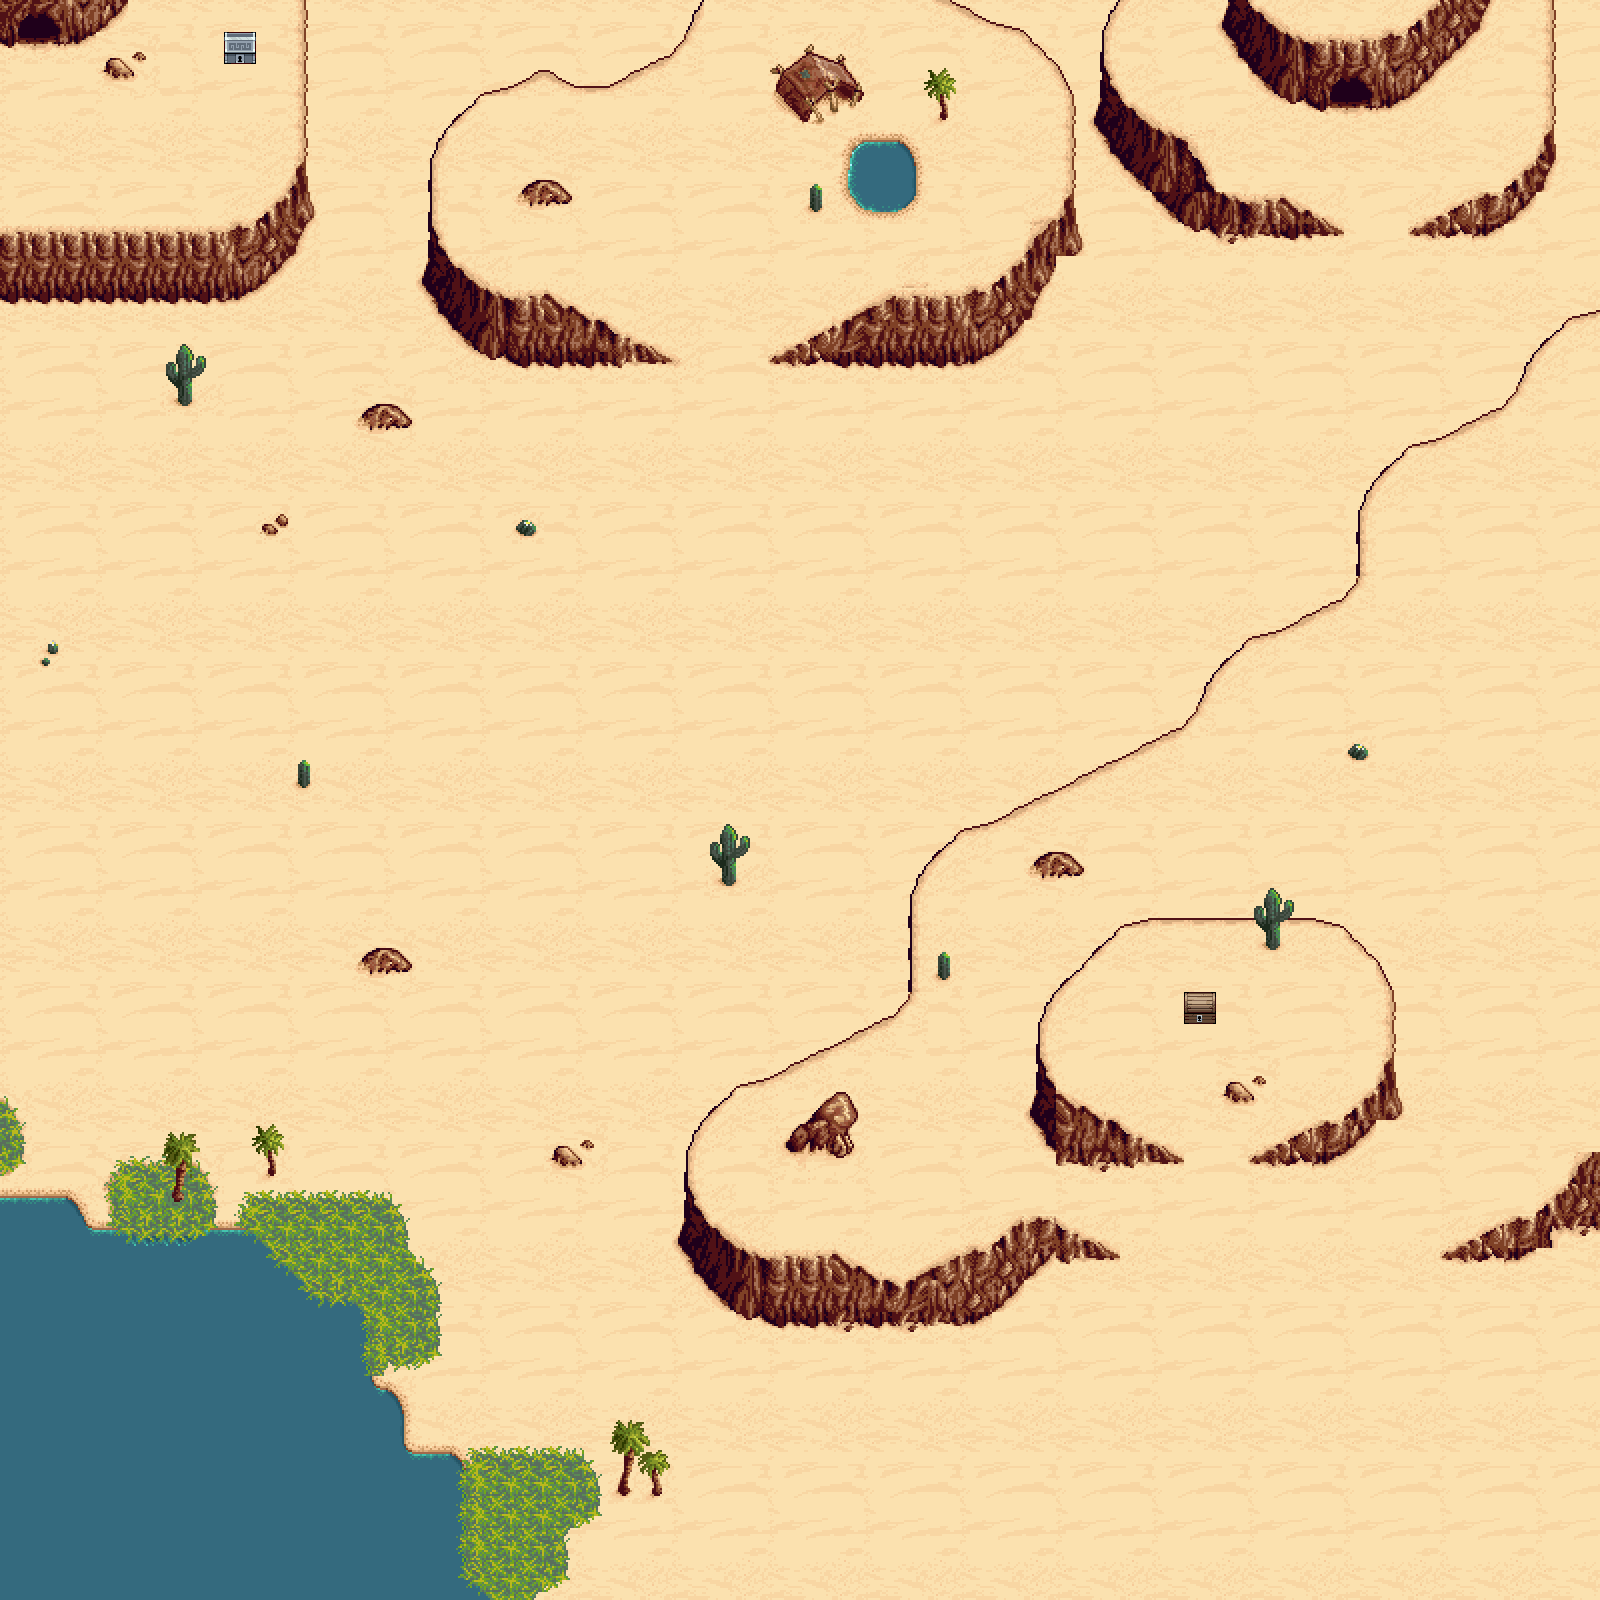

This is a level from a 2D game, rendered from its Tiled map with the project's own tilesets. A one-line summary and the map file follow, with tile-layer data summarised:
An orthogonal 50x50 tile map with 32x32 px tiles, 4 tile layers (Desert- floor, mountains etc, grass, trees), 2 tilesets and 46 objects.

<map version="1.0" orientation="orthogonal" renderorder="right-down" width="50" height="50" tilewidth="32" tileheight="32" nextobjectid="77">
 <tileset firstgid="1" name="Desert" tilewidth="32" tileheight="32" tilecount="312" columns="13">
  <image source="../Textures/desert.png" width="416" height="768" />
 </tileset>
 <tileset firstgid="313" name="Chests" tilewidth="32" tileheight="32" tilecount="15" columns="3">
  <image source="../Textures/chests_32x32.png" width="96" height="160" />
 </tileset>
 <layer name="Desert- floor" width="50" height="50">
  <data>[2500 cells, 2497 non-empty, 17 distinct tile ids]</data>
 </layer>
 <layer name="mountains etc" width="50" height="50">
  <data>[2500 cells, 2421 non-empty, 145 distinct tile ids]</data>
 </layer>
 <layer name="grass" width="50" height="50">
  <data>[2500 cells, 234 non-empty, 113 distinct tile ids]</data>
 </layer>
 <layer name="trees" width="50" height="50">
  <data>[2500 cells, 19 non-empty, 16 distinct tile ids]</data>
 </layer>
 <objectgroup name="collision">
  <object id="19" x="1065" y="1097">
   <polygon points="0,0 116,63 1,68 115,64 113,61" />
  </object>
  <object id="24" x="1358" y="577">
   <polyline points="0,0 -37,32 -99,57 -114,62 -126,76 -144,92 -156,113 -167,139 -187,153 -216,167 -257,186 -309,213 -356,234 -369,244 -394,248 -433,283 -450,313 -450,362 -448,413 -458,427 -502,453 -553,478 -577,491 -594,499 -609,503 -618,506 -628,512 -628,517 -634,519 -637,523 -651,536 -660,546 -663,552 -666,556 -669,565 -672,575 -675,598 -674,625 -676,648 -680,661 -681,670 -674,676 -666,687 -654,708 -629,729 -611,742 -598,737 -582,752 -565,747 -547,751 -537,747 -517,748 -510,753 -497,748 -479,750 -471,748 -455,748 -441,757 -435,749 -386,749 -364,738 -336,712 -304,679 -284,687 -235,682 -321,636 -344,645 -365,662 -391,671 -426,685 -451,700 -457,703 -525,672 -588,677 -629,657 -654,635 -661,621 -670,599 -667,567" />
  </object>
  <object id="26" x="1445" y="1254">
   <polyline points="0,0 8,-5 22,-14 34,-16 53,-29 69,-36 85,-35 95,-46 115,-65 124,-76 132,-93 148,-104 153,-103 153,-25 139,-18 122,-27 108,-25 109,-12 100,-6 83,2 68,8 49,6 46,3 37,8 25,8 10,8 0,2" />
  </object>
  <object id="27" x="1249" y="1159">
   <polyline points="0,0 17,-11 32,-16 55,-28 75,-38 88,-37 108,-57 124,-70 132,-84 137,-101 144,-105 144,-120 142,-170 125,-201 118,-206 108,-218 99,-222 92,-232 53,-241 -5,-241 -94,-241 -107,-240 -122,-234 -206,-152 -208,-142 -212,-122 -209,-99 -199,-77 -187,-64" />
  </object>
  <object id="28" x="1036" y="1039">
   <polyline points="0,0 -1,32 -1,49 -4,67 -7,73 -7,81 0,84 15,108 22,117 19,124" />
  </object>
  <object id="29" x="1360" y="572">
   <polyline points="0,0 0,-62 4,-72 7,-84 20,-96 38,-117 44,-117 50,-127 71,-132 139,-166 148,-173 155,-184 164,-201 167,-213 181,-230 201,-245 209,-256 216,-259 233,-262" />
  </object>
  <object id="31" x="1407" y="231">
   <polyline points="0,0 84,-42 89,-39 106,-52 132,-75 144,-106 143,-230 149,-77 146,-68 137,-46 136,-39 128,-40 95,-4 80,2 69,3 58,3 49,3 40,6 30,5" />
  </object>
  <object id="32" x="1344" y="232">
   <polyline points="0,0 -61,-35 -90,-32 -110,-36 -134,-49 -142,-72 -152,-79 -155,-93 -172,-100 -185,-104 -210,-126 -219,-129 -229,-148 -234,-158 -239,-169 -240,-201 -235,-211 -232,-222 -224,-231 -118,-231 -121,-209 -119,-196 -106,-179 -94,-161 -73,-142 -54,-130 -39,-131 -22,-121 -17,-125" />
  </object>
  <object id="33" x="1376" y="108">
   <polyline points="0,0 17,-2 28,-9 41,-16 104,-79 113,-107 171,-108" />
  </object>
  <object id="34" x="1329" y="100">
   <polyline points="0,0 4,-17 16,-24 31,-23 40,-22 45,-11 45,-2 46,7" />
  </object>
  <object id="35" x="1330" y="90">
   <polyline points="0,0 -2,16" />
  </object>
  <object id="36" x="1071" y="99">
   <polyline points="0,0 3,94 4,114 8,137 12,146 7,152 -11,157 -15,167 -19,177 -42,221 -47,222 -72,251 -93,261 -125,266 -251,264 -264,268 -305,262 -177,195 -149,194 -109,191 -86,186" />
  </object>
  <object id="37" x="991" y="285">
   <polyline points="0,0 82,-99" />
  </object>
  <object id="38" x="1069" y="90">
   <polyline points="0,0 -5,-14 -10,-22 -19,-31 -24,-34 -32,-45 -38,-47 -42,-55 -48,-60 -59,-63 -72,-66 -91,-74 -100,-79 -113,-88 -368,-90 -373,-83 -378,-75 -380,-67 -383,-58 -388,-49 -394,-43 -399,-36 -402,-35 -411,-32 -421,-27 -432,-21 -446,-16 -451,-9 -474,-4 -497,-4 -506,-12 -524,-23 -531,-21 -536,-17" />
  </object>
  <object id="39" x="533" y="71">
   <polyline points="0,0 -12,9 -30,16 -46,20 -54,24 -62,34 -79,47 -89,60 -91,65 -98,77 -104,96 -103,120 -103,141 -104,152 -104,170 -105,186 -112,211 -99,225 -86,253 -68,270 -48,287 -31,287 -13,296 5,291 22,295 37,292 46,295 60,295 65,292 75,295 78,295 87,299 95,288 106,295 124,293 145,289 117,274 102,271 92,265 80,261 69,249 58,249 36,233 28,239 13,219 6,225 -11,226 -34,222 -53,213 -69,197 -76,194 -93,172 -94,168 -95,157 -102,153 -104,139" />
  </object>
  <object id="40" x="305" y="0">
   <polyline points="0,0 0,11 2,23 1,37 2,59 1,71 1,82 2,101 2,114 2,121 0,133 0,145 1,159 3,171 3,180 5,196 7,209 7,214 2,227 -9,252 -18,261 -65,299 -80,302 -144,303 -304,304 -305,44 -292,45 -290,35 -290,23 -284,16 -275,14 -264,11 -253,13 -242,26 -243,32 -242,41 -229,40 -221,38 -210,32 -191,20 -178,5 -174,1 1,1" />
  </object>
  <object id="41" x="104" y="58">
   <polyline points="0,0 1,17 22,20 30,17 29,9 19,1 11,-4 1,-2" />
  </object>
  <object id="42" x="133" y="48">
   <polyline points="0,0 -1,10 7,14 14,11 12,6 0,0" />
  </object>
  <object id="43" x="223" y="30">
   <polyline points="0,0 1,33 32,33 33,1 1,1" />
  </object>
  <object id="44" x="787" y="65">
   <polyline points="0,0 16,-11 20,-22 27,-21 28,-15 46,-7 56,-14 60,-9 59,-2 69,15 76,21 72,29 70,37 65,41 55,32 47,31 51,43 42,48 42,33 31,40 37,52 29,57 24,50 19,58 -12,24 -9,10 -24,5 -16,-1 -3,-2" />
  </object>
  <object id="45" x="525" y="182">
   <polyline points="0,0 11,-3 30,-2 39,5 45,15 44,20 32,22 27,22 16,22 7,23 2,25 -1,19 -8,15 -5,2" />
  </object>
  <object id="46" x="525" y="182">
   <polyline points="0,0 11,-3 30,-2 39,5 45,15 44,20 32,22 27,22 16,22 7,23 2,25 -1,19 -8,15 -5,2" />
  </object>
  <object id="48" x="525" y="182">
   <polyline points="0,0 11,-3 30,-2 39,5 45,15 44,20 32,22 27,22 16,22 7,23 2,25 -1,19 -8,15 -5,2" />
  </object>
  <object id="53" x="359" y="413">
   <polyline points="0,0 14,-9 33,-9 40,-6 51,9 51,14 38,15 31,14 24,17 16,14 8,16 3,15 0,5" />
  </object>
  <object id="54" x="205" y="358">
   <polyline points="0,0 1,10 -10,22 -10,41 -18,48 -28,41 -31,29 -38,21 -42,11 -39,7 -35,4 -30,3 -29,9 -29,-5 -28,-10 -23,-15 -17,-14 -13,-8 -13,0 -13,8 -11,8 -9,-3 -1,-2 1,-2" />
  </object>
  <object id="55" x="815" y="183">
   <polyline points="0,0 -5,4 -7,14 -7,23 -2,27 1,29 6,26 8,20 8,4 2,1" />
  </object>
  </objectgroup>
</map>
<!-- 20 of 46 objects omitted -->
